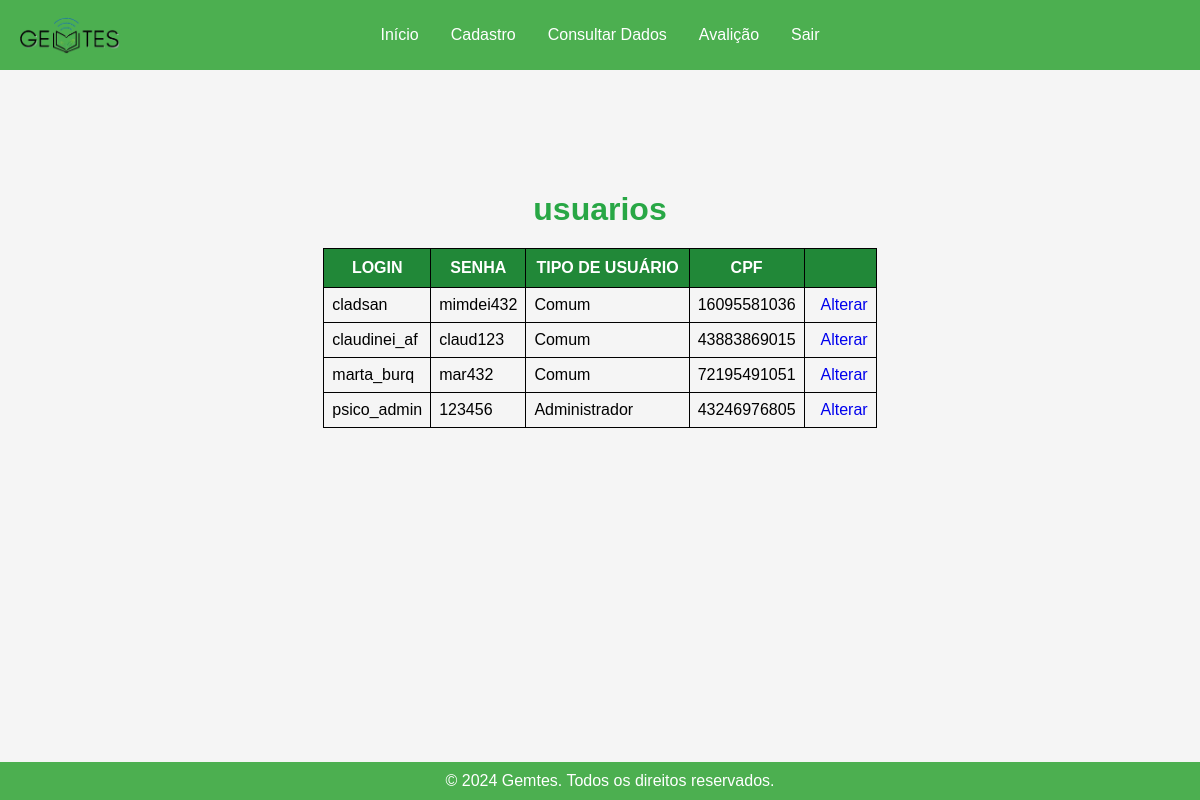
Screenshot of /pages/consulta_usuario.php (signed in) with the database file from the repository.
### consulta/consulta_usuario.php (called while the page is built)
<?php
function mostrarUsuarios() {
    return fazerConsulta("SELECT * FROM usuários");
}
function fazerConsulta(string $sql) {
    $conexao = mysqli_connect("localhost", "root", "", "gemtes") or die("Falha na conexão");
    $consulta = mysqli_query($conexao, $sql) or die("Falha na consulta");
    $registros = mysqli_fetch_all($consulta, MYSQLI_ASSOC);
    return $registros;
}
?>

### pages/consulta_usuario.php (the view, shortened to what this page needs)
<?php
  include('../consulta/consulta_usuario.php');
?>
  <h1>usuarios</h1>
  <?php $usuarios = mostrarUsuarios(); ?>
  <div class="tableCentro">
    <table>
      <tr>
        <th>Login</th>
        <th>Senha</th>
        <th>Tipo de usuário</th>
        <th>Cpf</th>
        <th></th>
      </tr>
      <?php
      if (!empty($usuarios)) {
        foreach ($usuarios as $usuario) {
          echo "<tr>";
          echo "<td>" . $usuario['login'] . "</td>";
          echo "<td>" . $usuario['senha'] . "</td>";
          if ($usuario['admin'] == 0) echo "<td> Comum</td>";
          else echo "<td> Administrador</td>";
          echo "<td>" . $usuario['cpf'] . "</td>";
          echo "<td><a href='../alteracao/alteracao_usuario.php?login=" . $usuario['login'] . "'> <i class='fas fa-pencil-alt'></i>&nbsp; Alterar</a></td>";
          echo "</tr>";
        }
      } else {
        echo "Nenhum resultado encontrado.";
      }
      ?>
    </table>
  </div>

### pages/arqs/style.css (style rules this page uses)
body { font-family: Arial, sans-serif; margin: 0; padding: 0; background-color: #f5f5f5; }
h1 { text-align: center; color: #28a745; }
header { background-color: #4CAF50; color: white; padding: 20px; text-align: center; position: relative; }
header img { max-width: 100px; position: absolute; left: 20px; top: 50%; transform: translateY(-50%); }
header nav { display: flex; justify-content: center; padding: 5px; }
header nav button { background: none; border: none; margin: 0 10px; cursor: pointer; color: white; font-size: 16px; transition: opacity 0.3s ease; }
main { text-align: center; padding: 100px 20px; }
h1 { margin-bottom: 20px; }
footer { background-color: #4CAF50; color: white; text-align: center; padding: 10px; width: 100%; position: fixed; bottom: 0; }
table { border-collapse: collapse; width: 100%; display: flex; justify-content: center; align-items: center; }
th, td { padding: 8px; border: 1px solid black; }
th { text-align: center; background-color: #218838; color: white; font-weight: bold; text-transform: uppercase; padding: 10px; }
tr { text-align: left; }
a { text-decoration: none; }

### rows the page displays
usuários: login "cladsan", senha "mimdei432", admin "Comum", cpf "16095581036"
usuários: login "claudinei_af", senha "claud123", admin "Comum", cpf "43883869015"
usuários: login "marta_burq", senha "mar432", admin "Comum", cpf "72195491051"
usuários: login "psico_admin", senha "123456", admin "Administrador", cpf "43246976805"
